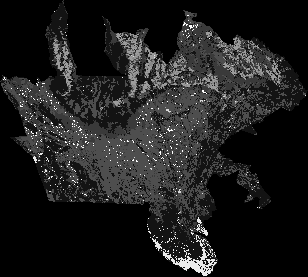
#> input picture data/finalData/initialLanduse2001RasterClippedPixel.tif, 308 x 277 px, found by its file name; the run also reads 3 pictures not shown here
$ python readData.py
#> lines starting #> are read from the running program, lines starting #| are printed output that depends on the picture
from pcraster import *
from pcraster.framework import *
import numpy as np
import matplotlib.pyplot as plt
import codecs
default_directory = "your/directory"

#read all data
landuse_2001 = plt.imread( default_directory +"data/finalData/initialLandUse2001RasterClippedPixel.tif")
#> landuse_2001 is the input picture: shape (277, 308); min 0, max 13, mean 1.51
landuse_2016 = plt.imread( default_directory +"data/finalData/initialLandUse2016RasterClippedPixel.tif")
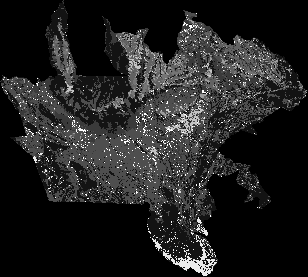
#> input picture data/finalData/initialLanduse2016RasterClippedPixel.tif, 308 x 277 px, found by its file name
#> landuse_2016 is the input picture: shape (277, 308); min 0, max 13, mean 1.69
slaughterhouses_2001 = plt.imread( default_directory +"data/finalData/slaugh_2001ReprojectRasterClippedComposite.tif")
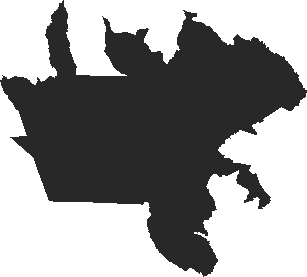
#> input picture data/finalData/slaugh_2001ReprojectRasterClippedComposite.tif, 307 x 277 px, found by its file name
#> slaughterhouses_2001 is the input picture: shape (277, 307) uint16; min 5023, max 65535, mean 38821.3
slaughterhouses_2016 = plt.imread( default_directory +"data/finalData/slaugh_2016ReprojectRasterClippedComposite.tif")
soy_2001 = plt.imread( default_directory +"data/finalData/soy2001_ReprojectClippedComposite.tif")
soy_2016 = plt.imread( default_directory +"data/finalData/soy2016_ReprojectClippedComposite.tif")
#> (the run stopped early here; a loop or call above may not have finished)
